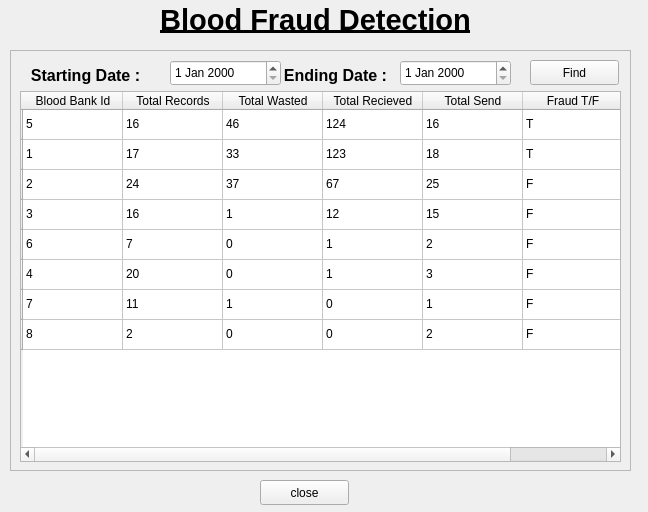
<?xml version="1.0" encoding="UTF-8"?>
<ui version="4.0">
 <class>bloodFraud</class>
 <widget class="QWidget" name="bloodFraud">
  <property name="geometry">
   <rect>
    <x>0</x>
    <y>0</y>
    <width>648</width>
    <height>512</height>
   </rect>
  </property>
  <property name="windowTitle">
   <string>bloodFraud</string>
  </property>
  <widget class="QFrame" name="frame">
   <property name="geometry">
    <rect>
     <x>10</x>
     <y>50</y>
     <width>621</width>
     <height>421</height>
    </rect>
   </property>
   <property name="frameShape">
    <enum>QFrame::StyledPanel</enum>
   </property>
   <property name="frameShadow">
    <enum>QFrame::Raised</enum>
   </property>
   <widget class="QTableWidget" name="tableWidget">
    <property name="geometry">
     <rect>
      <x>10</x>
      <y>41</y>
      <width>601</width>
      <height>371</height>
     </rect>
    </property>
    <row>
     <property name="text">
      <string/>
     </property>
    </row>
    <row>
     <property name="text">
      <string/>
     </property>
    </row>
    <row>
     <property name="text">
      <string/>
     </property>
    </row>
    <row>
     <property name="text">
      <string/>
     </property>
    </row>
    <row>
     <property name="text">
      <string/>
     </property>
    </row>
    <row>
     <property name="text">
      <string/>
     </property>
    </row>
    <row>
     <property name="text">
      <string/>
     </property>
    </row>
    <row>
     <property name="text">
      <string/>
     </property>
    </row>
    <column>
     <property name="text">
      <string>Blood Bank Id</string>
     </property>
    </column>
    <column>
     <property name="text">
      <string>Total Records</string>
     </property>
    </column>
    <column>
     <property name="text">
      <string>Total Wasted</string>
     </property>
    </column>
    <column>
     <property name="text">
      <string>Total Recieved</string>
     </property>
    </column>
    <column>
     <property name="text">
      <string>Total Send</string>
     </property>
    </column>
    <column>
     <property name="text">
      <string>Fraud T/F</string>
     </property>
    </column>
    <item row="0" column="0">
     <property name="text">
      <string>5</string>
     </property>
    </item>
    <item row="0" column="1">
     <property name="text">
      <string>16</string>
     </property>
    </item>
    <item row="0" column="2">
     <property name="text">
      <string>46</string>
     </property>
    </item>
    <item row="0" column="3">
     <property name="text">
      <string>124</string>
     </property>
    </item>
    <item row="0" column="4">
     <property name="text">
      <string>16</string>
     </property>
    </item>
    <item row="0" column="5">
     <property name="text">
      <string>T</string>
     </property>
    </item>
    <item row="1" column="0">
     <property name="text">
      <string>1</string>
     </property>
    </item>
    <item row="1" column="1">
     <property name="text">
      <string>17</string>
     </property>
    </item>
    <item row="1" column="2">
     <property name="text">
      <string>33</string>
     </property>
    </item>
    <item row="1" column="3">
     <property name="text">
      <string>123</string>
     </property>
    </item>
    <item row="1" column="4">
     <property name="text">
      <string>18</string>
     </property>
    </item>
    <item row="1" column="5">
     <property name="text">
      <string>T</string>
     </property>
    </item>
    <item row="2" column="0">
     <property name="text">
      <string>2</string>
     </property>
    </item>
    <item row="2" column="1">
     <property name="text">
      <string>24</string>
     </property>
    </item>
    <item row="2" column="2">
     <property name="text">
      <string>37</string>
     </property>
    </item>
    <item row="2" column="3">
     <property name="text">
      <string>67</string>
     </property>
    </item>
    <item row="2" column="4">
     <property name="text">
      <string>25</string>
     </property>
    </item>
    <item row="2" column="5">
     <property name="text">
      <string>F</string>
     </property>
    </item>
    <item row="3" column="0">
     <property name="text">
      <string>3</string>
     </property>
    </item>
    <item row="3" column="1">
     <property name="text">
      <string>16</string>
     </property>
    </item>
    <item row="3" column="2">
     <property name="text">
      <string>1</string>
     </property>
    </item>
    <item row="3" column="3">
     <property name="text">
      <string>12</string>
     </property>
    </item>
    <item row="3" column="4">
     <property name="text">
      <string>15</string>
     </property>
    </item>
    <item row="3" column="5">
     <property name="text">
      <string>F</string>
     </property>
    </item>
    <item row="4" column="0">
     <property name="text">
      <string>6</string>
     </property>
    </item>
    <item row="4" column="1">
     <property name="text">
      <string>7</string>
     </property>
    </item>
    <item row="4" column="2">
     <property name="text">
      <string>0</string>
     </property>
    </item>
    <item row="4" column="3">
     <property name="text">
      <string>1</string>
     </property>
    </item>
    <item row="4" column="4">
     <property name="text">
      <string>2</string>
     </property>
    </item>
    <item row="4" column="5">
     <property name="text">
      <string>F</string>
     </property>
    </item>
    <item row="5" column="0">
     <property name="text">
      <string>4</string>
     </property>
    </item>
    <item row="5" column="1">
     <property name="text">
      <string>20</string>
     </property>
    </item>
    <item row="5" column="2">
     <property name="text">
      <string>0</string>
     </property>
    </item>
    <item row="5" column="3">
     <property name="text">
      <string>1</string>
     </property>
    </item>
    <item row="5" column="4">
     <property name="text">
      <string>3</string>
     </property>
    </item>
    <item row="5" column="5">
     <property name="text">
      <string>F</string>
     </property>
    </item>
    <item row="6" column="0">
     <property name="text">
      <string>7</string>
     </property>
    </item>
    <item row="6" column="1">
     <property name="text">
      <string>11</string>
     </property>
    </item>
    <item row="6" column="2">
     <property name="text">
      <string>1</string>
     </property>
    </item>
    <item row="6" column="3">
     <property name="text">
      <string>0</string>
     </property>
    </item>
    <item row="6" column="4">
     <property name="text">
      <string>1</string>
     </property>
    </item>
    <item row="6" column="5">
     <property name="text">
      <string>F</string>
     </property>
    </item>
    <item row="7" column="0">
     <property name="text">
      <string>8</string>
     </property>
    </item>
    <item row="7" column="1">
     <property name="text">
      <string>2</string>
     </property>
    </item>
    <item row="7" column="2">
     <property name="text">
      <string>0</string>
     </property>
    </item>
    <item row="7" column="3">
     <property name="text">
      <string>0</string>
     </property>
    </item>
    <item row="7" column="4">
     <property name="text">
      <string>2</string>
     </property>
    </item>
    <item row="7" column="5">
     <property name="text">
      <string>F</string>
     </property>
    </item>
   </widget>
   <widget class="QDateEdit" name="startingDate">
    <property name="geometry">
     <rect>
      <x>160</x>
      <y>10</y>
      <width>111</width>
      <height>26</height>
     </rect>
    </property>
   </widget>
   <widget class="QLabel" name="titleLabel_2">
    <property name="geometry">
     <rect>
      <x>10</x>
      <y>10</y>
      <width>131</width>
      <height>31</height>
     </rect>
    </property>
    <property name="styleSheet">
     <string notr="true">font-size:14pt;
font-weight: bold;</string>
    </property>
    <property name="text">
     <string>&lt;html&gt;&lt;head/&gt;&lt;body&gt;&lt;p align=&quot;center&quot;&gt;&lt;span style=&quot; font-size:12pt;&quot;&gt;Starting Date :&lt;/span&gt;&lt;/p&gt;&lt;/body&gt;&lt;/html&gt;</string>
    </property>
   </widget>
   <widget class="QLabel" name="titleLabel_3">
    <property name="geometry">
     <rect>
      <x>260</x>
      <y>10</y>
      <width>131</width>
      <height>31</height>
     </rect>
    </property>
    <property name="styleSheet">
     <string notr="true">font-size:14pt;
font-weight: bold;</string>
    </property>
    <property name="text">
     <string>&lt;html&gt;&lt;head/&gt;&lt;body&gt;&lt;p align=&quot;center&quot;&gt;&lt;span style=&quot; font-size:12pt;&quot;&gt;Ending Date :&lt;/span&gt;&lt;/p&gt;&lt;/body&gt;&lt;/html&gt;</string>
    </property>
   </widget>
   <widget class="QDateEdit" name="EndingDate">
    <property name="geometry">
     <rect>
      <x>390</x>
      <y>10</y>
      <width>111</width>
      <height>26</height>
     </rect>
    </property>
   </widget>
   <widget class="QPushButton" name="findButton">
    <property name="geometry">
     <rect>
      <x>520</x>
      <y>10</y>
      <width>89</width>
      <height>25</height>
     </rect>
    </property>
    <property name="text">
     <string>Find</string>
    </property>
   </widget>
  </widget>
  <widget class="QPushButton" name="okbutton">
   <property name="geometry">
    <rect>
     <x>260</x>
     <y>480</y>
     <width>89</width>
     <height>25</height>
    </rect>
   </property>
   <property name="text">
    <string>close</string>
   </property>
  </widget>
  <widget class="QLabel" name="titleLabel">
   <property name="geometry">
    <rect>
     <x>110</x>
     <y>0</y>
     <width>411</width>
     <height>41</height>
    </rect>
   </property>
   <property name="styleSheet">
    <string notr="true">font-size:14pt;
font-weight: bold;</string>
   </property>
   <property name="text">
    <string>&lt;html&gt;&lt;head/&gt;&lt;body&gt;&lt;p align=&quot;center&quot;&gt;&lt;span style=&quot; font-size:22pt; text-decoration: underline;&quot;&gt;Blood Fraud Detection&lt;/span&gt;&lt;/p&gt;&lt;/body&gt;&lt;/html&gt;</string>
   </property>
  </widget>
 </widget>
 <resources/>
 <connections/>
</ui>
